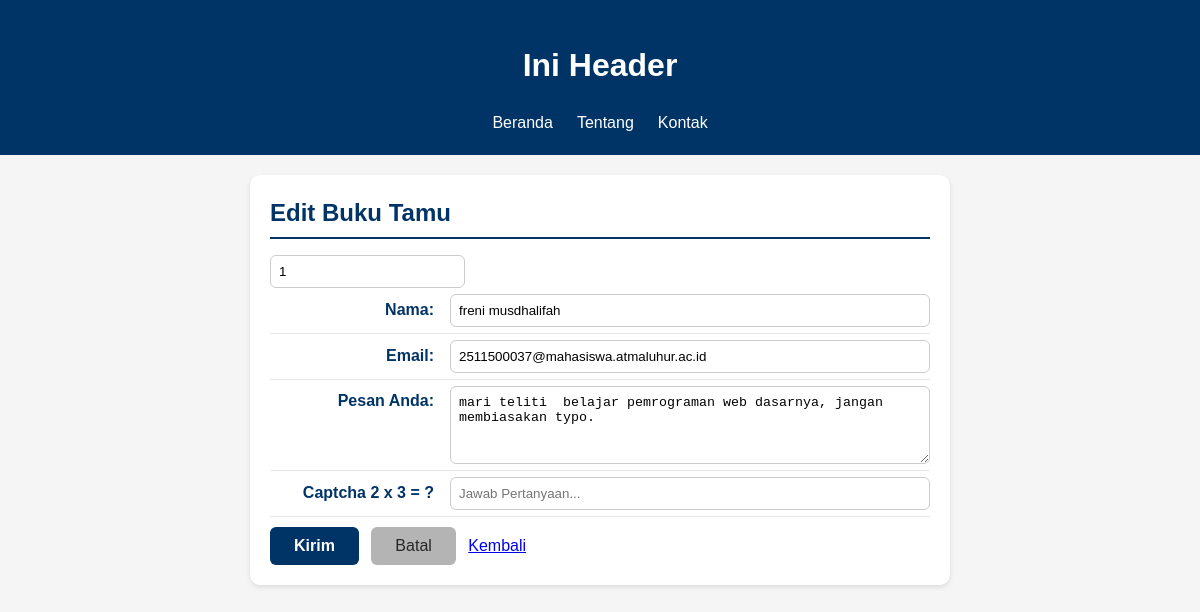
Page /edit.php?cid=1 on the committed database.
### tables this page shows
CREATE TABLE `tbl_tamu` (
  `cid` int(11) NOT NULL,
  `cnama` varchar(100) DEFAULT NULL,
  `cemail` varchar(100) DEFAULT NULL,
  `cpesan` text,
  `dcreated_at` datetime NOT NULL DEFAULT CURRENT_TIMESTAMP
);

### edit.php (the view, shortened to what this page needs)
<?php
  require 'koneksi.php';
  $cid = filter_input(INPUT_GET, 'cid', FILTER_VALIDATE_INT, [
    'options' => ['min_range' => 1]
  ]);
  $stmt = mysqli_prepare($conn, "SELECT cid, cnama, cemail, cpesan
                                    FROM tbl_tamu WHERE cid = ? LIMIT 1");
  mysqli_stmt_bind_param($stmt, "i", $cid);
  mysqli_stmt_execute($stmt);
  $res = mysqli_stmt_get_result($stmt);
  $row = mysqli_fetch_assoc($res);
  $nama  = $row['cnama'] ?? '';
  $email = $row['cemail'] ?? '';
  $pesan = $row['cpesan'] ?? '';
?>
<!DOCTYPE html>
<html lang="id">
  <head>
    <link rel="stylesheet" href="style.css">
  </head>
  <body>
    <header>
      <h1>Ini Header</h1>
      <nav>
        <ul>
          <li><a href="#home">Beranda</a></li>
          <li><a href="#about">Tentang</a></li>
          <li><a href="#contact">Kontak</a></li>
        </ul>
      </nav>
    </header>
    <main>
      <section id="contact">
        <h2>Edit Buku Tamu</h2>
        <form action="proses_update.php" method="POST">
          <input type="text" name="cid" value="<?= (int)$cid; ?>">
          <label for="txtNama"><span>Nama:</span>
            <input type="text" id="txtNama" name="txtNamaEd"
              placeholder="Masukkan nama" required autocomplete="name"
              value="<?= !empty($nama) ? $nama : '' ?>">
          </label>
          <label for="txtEmail"><span>Email:</span>
            <input type="email" id="txtEmail" name="txtEmailEd"
              placeholder="Masukkan email" required autocomplete="email"
              value="<?= !empty($email) ? $email : '' ?>">
          </label>
          <label for="txtPesan"><span>Pesan Anda:</span>
            <textarea id="txtPesan" name="txtPesanEd" rows="4"
              placeholder="Tulis pesan anda..."
              required><?= !empty($pesan) ? $pesan : '' ?></textarea>
          </label>
          <label for="txtCaptcha"><span>Captcha 2 x 3 = ?</span>
            <input type="number" id="txtCaptcha" name="txtCaptcha"
              placeholder="Jawab Pertanyaan..." required>
          </label>
          <button type="submit">Kirim</button>
          <button type="reset">Batal</button>
          <a href="read.php" class="reset">Kembali</a>
        </form>
      </section>
    </main>
  </body>
</html>

### style.css (style rules this page uses)
* { box-sizing: border-box; }
body { margin: 0; font-family: Arial, sans-serif; background: #f5f5f5; color: #333; line-height: 1.5; }
header { background: #003366; color: #fff; padding: 20px; text-align: center; }
header ul { display: flex; justify-content: center; list-style: none; padding: 0; margin: 10px 0 0; }
header li a { color: #fff; text-decoration: none; padding: 6px 12px; }
#home, #about, #contact, #biodata { background-color: #ffffff; border-radius: 10px; padding: 20px; max-width: 700px; margin: 20px auto; box-shadow: 0 2px 5px rgba(0, 0, 0, 0.1); }
#home h2, #about h2, #contact h2, #biodata h2 { color: #003366; border-bottom: 2px solid #003366; padding-bottom: 6px; margin-top: 0; margin-bottom: 16px; }
#about p, #contact p, #contact label, #biodata label { display: flex; justify-content: flex-start; align-items: baseline; margin: 0; padding: 6px 0; border-bottom: 1px solid #e6e6e6; }
#about strong, #contact strong, #contact label>span, #biodata label>span { min-width: 180px; color: #003366; font-weight: 600; text-align: right; padding-right: 16px; flex-shrink: 0; }
#contact input, #contact textarea, #biodata input { flex: 1; border: 1px solid #ccc; border-radius: 6px; padding: 8px; color: #000; font-weight: normal; margin: 0; box-sizing: border-box; }
#contact button, #biodata button { margin-top: 10px; display: inline-block; padding: 10px 24px; font-size: 16px; border-radius: 6px; cursor: pointer; border: none; transition: all 0.3s ease; margin-right: 8px; }
#contact button[type="submit"], #biodata button[type="submit"] { background-color: #003366; color: #fff; font-weight: 600; }
#contact button[type="reset"], #biodata button[type="reset"] { background-color: #b4b4b4; color: #272727; font-weight: 500; }

### rows in the picture
tbl_tamu: txtNamaEd "freni musdhalifah", txtEmailEd "2511500037@mahasiswa.atmaluhur.ac.id", txtPesanEd "mari teliti belajar pemrograman web dasarnya, jangan membiasakan typo."
